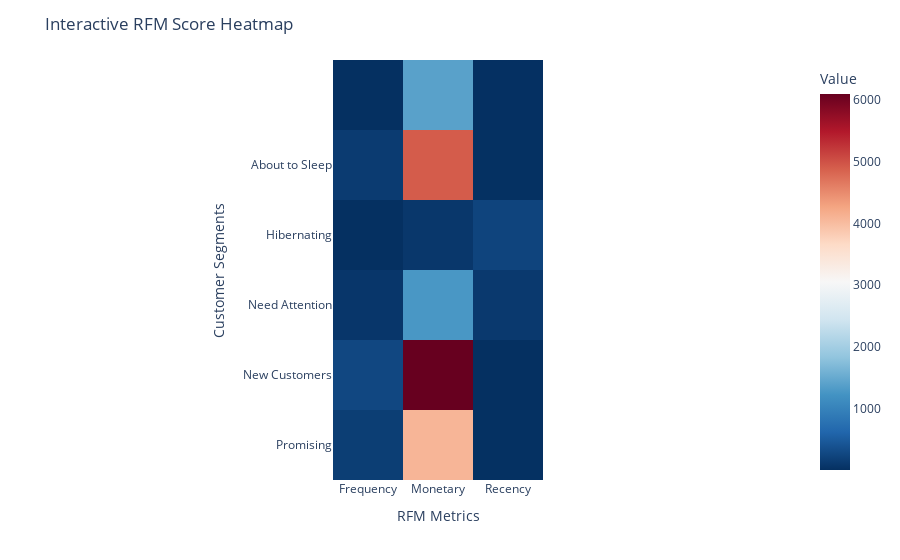

Here is the notebook cell this chart was saved with:
### Code cell
# Pivot table
rfm_pivot = rfm.pivot_table(index = "RFM_Customer_Segments", 
                            values = ["Recency", "Frequency", "Monetary"], aggfunc = "mean")

# Plot heatmap
fig = px.imshow(rfm_pivot, 
                labels = dict(x = "RFM Metrics", y = "Customer Segments", color = "Value"),
                x = rfm_pivot.columns,
                y = rfm_pivot.index,
                color_continuous_scale = "RdBu_r")

fig.update_layout(title = "Interactive RFM Score Heatmap")
fig.show()

### Figure 1 — Plotly figure (JSON) as saved in the notebook; plotly's stock layout.template omitted (floating-point values rounded to 4 significant figures)
{"data": [{"coloraxis": "coloraxis", "hovertemplate": "RFM Metrics: %{x}<br>Customer Segments: %{y}<br>Value: %{z}<extra></extra>", "name": "0", "type": "heatmap", "x": ["Frequency", "Monetary", "Recency"], "xaxis": "x", "y": ["", "About to Sleep", "Hibernating", "Need Attention", "New Customers", "Promising"], "yaxis": "y", "z": [[1.0, 1390.0, 5.667], [130.5, 4916.0, 8.0], [1.0, 81.13, 227.4], [70.58, 1270.0, 104.3], [259.8, 6100.0, 3.022], [159.3, 4087.0, 7.0]]}], "layout": {"coloraxis": {"colorbar": {"title": {"text": "Value"}}, "colorscale": [[0, "rgb(5,48,97)"], [0.1, "rgb(33,102,172)"], [0.2, "rgb(67,147,195)"], [0.3, "rgb(146,197,222)"], [0.4, "rgb(209,229,240)"], [0.5, "rgb(247,247,247)"], [0.6, "rgb(253,219,199)"], [0.7, "rgb(244,165,130)"], [0.8, "rgb(214,96,77)"], [0.9, "rgb(178,24,43)"], [1, "rgb(103,0,31)"]]}, "margin": {"t": 60}, "title": {"text": "Interactive RFM Score Heatmap"}, "xaxis": {"anchor": "y", "constrain": "domain", "domain": [0, 1], "scaleanchor": "y", "title": {"text": "RFM Metrics"}}, "yaxis": {"anchor": "x", "autorange": "reversed", "constrain": "domain", "domain": [0, 1], "title": {"text": "Customer Segments"}}}}
